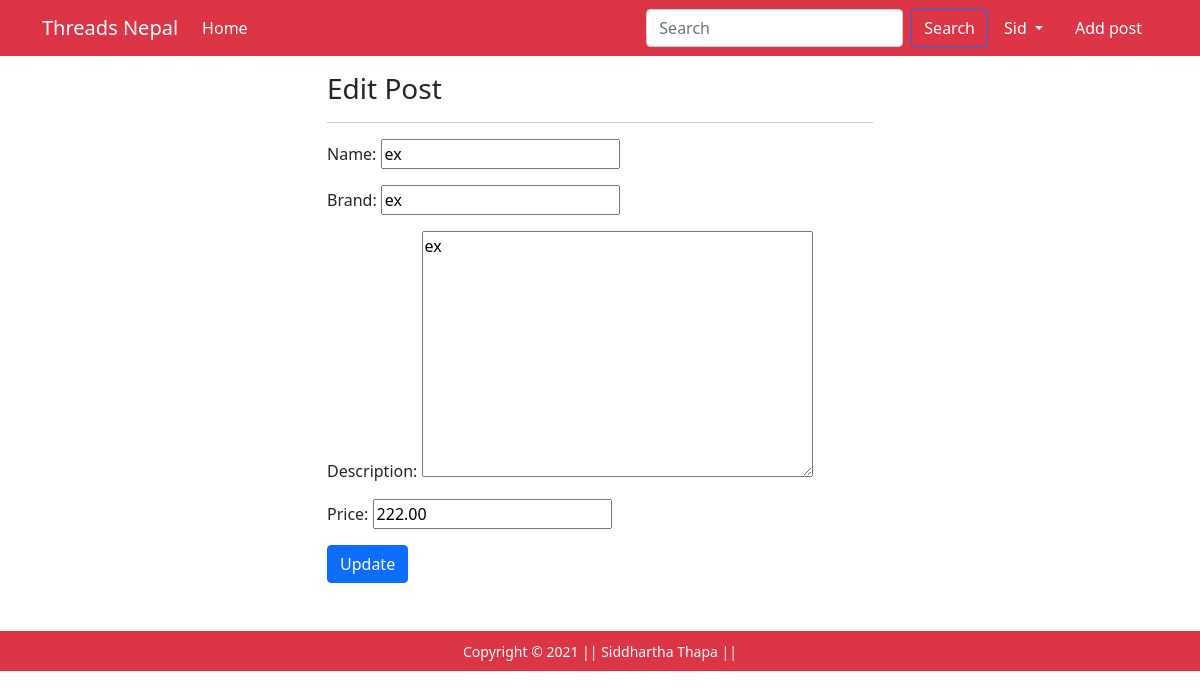
The app's page /product/edit/1 (signed in), older data.
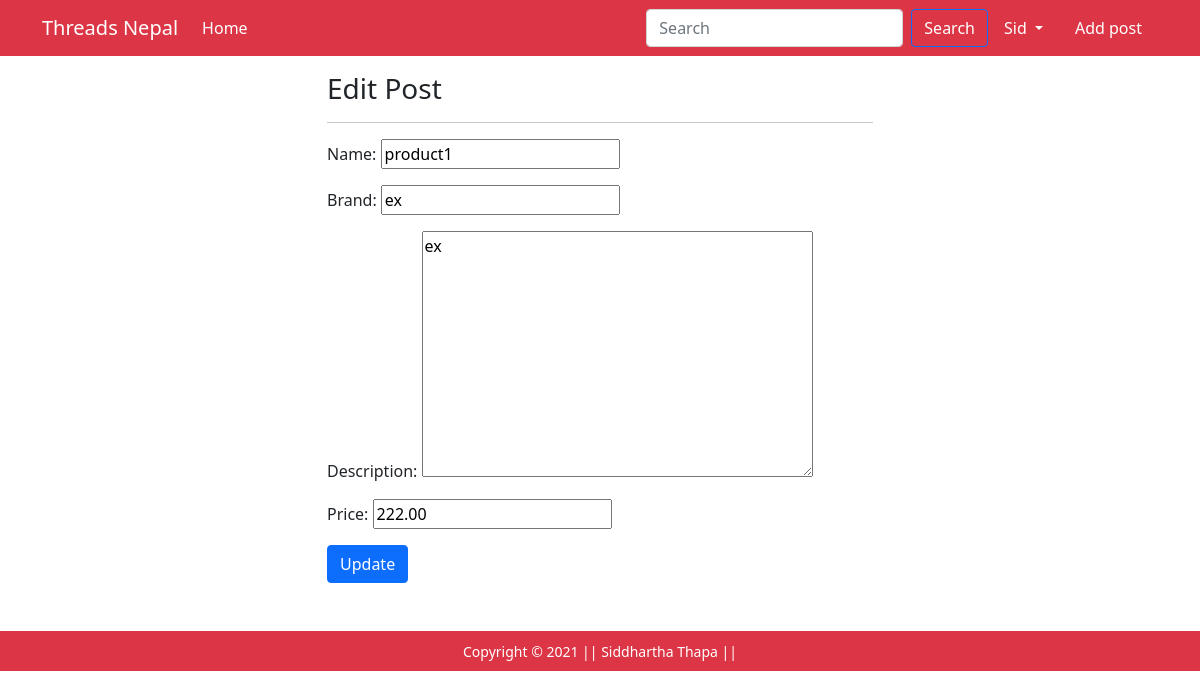
The same page, newer data.
### users/models.py (models this page shows, shortened)
class CustomUser(AbstractBaseUser, PermissionsMixin):
    name = models.CharField(max_length=60)
    email = models.EmailField(max_length=60, unique=True)
    is_active = models.BooleanField(default=True)
    is_staff = models.BooleanField(default=False)
    gender = models.CharField(choices=commons.GENDER_TYPES, max_length=7, default=commons.MALE)
    phone = models.CharField(max_length=15)
    address = models.CharField(max_length=60)
    objects = CustomUserManager()
    USERNAME_FIELD = 'email'
    REQUIRED_FIELDS = ['name', 'gender', 'phone', 'address']

### product/models.py (models this page shows, shortened)
class Product(models.Model):
    name = models.CharField(max_length=50)
    brand = models.CharField(max_length=50, blank=True)
    description = models.TextField()
    price = MoneyField(max_digits=6, decimal_places=2, default_currency='NPR')
    photo = models.ImageField(upload_to='image')
    size = models.CharField(choices=commons.SIZES, max_length=1, blank=True)
    clothes_type = models.CharField(choices=commons.CLOTHES_TYPES, max_length=12, blank=True)
    posted_by = models.ForeignKey(settings.AUTH_USER_MODEL, on_delete=models.CASCADE)
    contact_number = models.CharField(max_length=15)

### product/views.py (the view)
# urls.py: path('product/edit/<int:pk>', views.EditPostView.as_view(), name='edit-post'),
@method_decorator(login_required, name='dispatch')
class EditPostView(UpdateView):
    model = Product
    template_name = 'app/edit_post.html'
    fields = ['name', 'brand', 'description', 'price']
    success_url = "/"

### templates/app/edit_post.html (shortened to what this page needs)
{% extends 'app/base.html' %}
{% load static %}
{% block main-content %}
<div class="container">
 <div class="row my-3">
  <div class="col-sm-6 offset-sm-3">
   <h3>Edit Post</h3>
   <hr>
   <div class="form-grop">
        <form action="" method="POST" enctype="multipart/form-data">
            {{ form.as_p }}
            <input type="submit" value="Update" class="btn btn-primary">
            <br>
        </form>
    </div>
  </div>
 </div>
</div>
{% endblock main-content %}

### templates/app/base.html (shortened to what this page needs)
<!doctype html>
{% load static %}
<html lang="en">
  <head>
    <link href="https://cdn.jsdelivr.net/npm/bootstrap@5.0.0-beta1/dist/css/bootstrap.min.css" rel="stylesheet">
    <link rel="stylesheet" href="{% static 'app/css/owl.carousel.min.css' %}">
    <link rel="stylesheet" href="{% static 'app/css/all.min.css' %}">
    <link rel="stylesheet" href="{% static 'app/css/style.css' %}">
  </head>
  <body>
    <nav class="navbar bg-danger navbar-expand-lg navbar--light">
     <div class="container">
       <a class="navbar-brand text-white" href="/">Threads Nepal</a>
       <div class="collapse navbar-collapse" id="navbarSupportedContent">
         <ul class="navbar-nav me-auto mb-2 mb-lg-0">
           <li class="nav-item">
             <a class="nav-link text-white" aria-current="page" href="/">Home</a>
           </li>
         </ul>
         <form class="d-flex" method=POST action="{% url 'search' %}">
           <input class="form-control me-2" type="search" placeholder="Search" aria-label="Search" name="searched">
           <button class="btn btn-outline-primary text-white" type="submit">Search</button>
         </form>
         <div>
          <ul class="navbar-nav me-auto mb-2 mb-lg-0">
          {% if request.user.is_authenticated %}
           <li class="nav-item dropdown mx-2">
              <a class="nav-link dropdown-toggle text-white" href="#" id="profileDropdown" role="button" data-bs-toggle="dropdown" aria-expanded="false">
                {{request.user.name|capfirst}}
              </a>
            </li>
            <li class="nav-item mx-2">
              <a href="{% url 'add-post' %}" class="nav-link text-white">Add post</a>
             </li>
          {% endif %}
          </ul>
         </div>
       </div>
     </div>
    </nav>
    {% block main-content %} {% endblock main-content %}
    <footer class="container-fluid bg-danger text-center p-2 mt-5">
        <small class="text-white">Copyright &copy; 2021 || Siddhartha Thapa || </small>
    </footer>
  </body>
</html>

Row changes from the older to the newer data that the page shows:
changed Product "ex": name "ex" → "product1"
